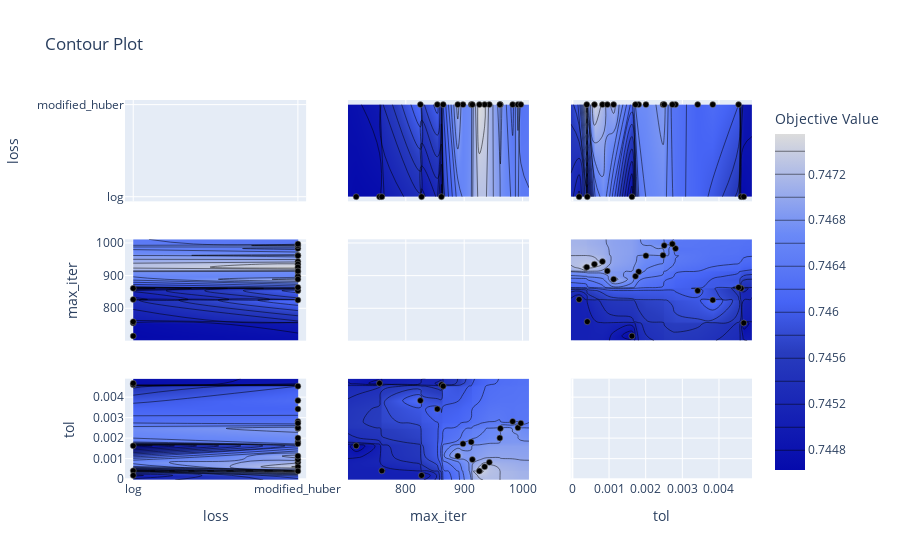

The cell this chart's notebook holds for it:
### Code cell
###################################################################################################
# Select parameters to visualize.
plot_contour(study, params=[ 'loss', 'tol', 'max_iter'])

### Figure 1 — Plotly figure (JSON) as saved in the notebook; plotly's stock layout.template omitted (floating-point values rounded to 4 significant figures; data arrays with more than 128 entries replaced by an {"elided": "..."} marker saying what was removed)
{"data": [{"type": "scatter", "xaxis": "x", "yaxis": "y"}, {"colorbar": {"title": {"text": "Objective Value"}}, "colorscale": [[0, "rgb(5,10,172)"], [0.35, "rgb(40,60,190)"], [0.5, "rgb(70,100,245)"], [0.6, "rgb(90,120,245)"], [0.7, "rgb(106,137,247)"], [1, "rgb(220,220,220)"]], "connectgaps": true, "contours": {"coloring": "heatmap"}, "hoverinfo": "none", "line": {"smoothing": 1.3}, "reversescale": false, "showscale": true, "type": "contour", "x": ["log", "modified_huber"], "xaxis": "x4", "y": [700.9, 715, 755, 759, 825, 827, 854, 861, 864, 889, 898, 912, 914, 926, 935, 943, 961, 962, 983, 992, 997, 1011.0], "yaxis": "y4", "z": [[null, null], [0.7446, null], [0.7447, null], [0.745, null], [null, 0.7462], [0.7449, null], [null, 0.7461], [0.7447, null], [null, 0.746], [null, 0.7471], [null, 0.7466], [null, 0.7467], [null, 0.7469], [null, 0.7476], [null, 0.7474], [null, 0.7472], [null, 0.7467], [null, 0.7469], [null, 0.7463], [null, 0.7469], [null, 0.7463], [null, null]]}, {"marker": {"color": "black", "line": {"color": "Grey", "width": 0.5}}, "mode": "markers", "showlegend": false, "type": "scatter", "x": ["modified_huber", "modified_huber", "log", "modified_huber", "modified_huber", "log", "log", "modified_huber", "modified_huber", "log", "modified_huber", "modified_huber", "modified_huber", "modified_huber", "modified_huber", "modified_huber", "modified_huber", "modified_huber", "log", "modified_huber"], "xaxis": "x4", "y": [825, 962, 715, 912, 854, 861, 755, 898, 864, 759, 983, 961, 992, 997, 943, 935, 926, 914, 827, 889], "yaxis": "y4"}, {"colorbar": {"title": {"text": "Objective Value"}}, "colorscale": [[0, "rgb(5,10,172)"], [0.35, "rgb(40,60,190)"], [0.5, "rgb(70,100,245)"], [0.6, "rgb(90,120,245)"], [0.7, "rgb(106,137,247)"], [1, "rgb(220,220,220)"]], "connectgaps": true, "contours": {"coloring": "heatmap"}, "hoverinfo": "none", "line": {"smoothing": 1.3}, "reversescale": false, "showscale": false, "type": "contour", "x": ["log", "modified_huber"], "xaxis": "x7", "y": [-4.151e-05, 0.0001832, 0.0003924, 0.0004066, 0.0006022, 0.0008203, 0.0009532, 0.001125, 0.001624, 0.001722, 0.001809, 0.002007, 0.002473, 0.002506, 0.002728, 0.002814, 0.003419, 0.003831, 0.004535, 0.004605, 0.004676, 0.004901], "yaxis": "y7", "z": [[null, null], [0.7449, null], [null, 0.7476], [0.745, null], [null, 0.7474], [null, 0.7472], [null, 0.7469], [null, 0.7471], [0.7446, null], [null, 0.7466], [null, 0.7467], [null, 0.7467], [null, 0.7469], [null, 0.7469], [null, 0.7463], [null, 0.7463], [null, 0.7461], [null, 0.7462], [null, 0.746], [0.7447, null], [0.7447, null], [null, null]]}, {"marker": {"color": "black", "line": {"color": "Grey", "width": 0.5}}, "mode": "markers", "showlegend": false, "type": "scatter", "x": ["modified_huber", "modified_huber", "log", "modified_huber", "modified_huber", "log", "log", "modified_huber", "modified_huber", "log", "modified_huber", "modified_huber", "modified_huber", "modified_huber", "modified_huber", "modified_huber", "modified_huber", "modified_huber", "log", "modified_huber"], "xaxis": "x7", "y": [0.003831, 0.002473, 0.001624, 0.001809, 0.003419, 0.004605, 0.004676, 0.001722, 0.004535, 0.0004066, 0.002814, 0.002007, 0.002506, 0.002728, 0.0008203, 0.0006022, 0.0003924, 0.0009532, 0.0001832, 0.001125], "yaxis": "y7"}, {"colorbar": {"title": {"text": "Objective Value"}}, "colorscale": [[0, "rgb(5,10,172)"], [0.35, "rgb(40,60,190)"], [0.5, "rgb(70,100,245)"], [0.6, "rgb(90,120,245)"], [0.7, "rgb(106,137,247)"], [1, "rgb(220,220,220)"]], "connectgaps": true, "contours": {"coloring": "heatmap"}, "hoverinfo": "none", "line": {"smoothing": 1.3}, "reversescale": false, "showscale": false, "type": "contour", "x": [700.9, 715, 755, 759, 825, 827, 854, 861, 864, 889, 898, 912, 914, 926, 935, 943, 961, 962, 983, 992, 997, 1011.0], "xaxis": "x2", "y": ["log", "modified_huber"], "yaxis": "y2", "z": [[null, 0.7446, 0.7447, 0.745, null, 0.7449, null, 0.7447, null, null, null, null, null, null, null, null, null, null, null, null, null, null], [null, null, null, null, 0.7462, null, 0.7461, null, 0.746, 0.7471, 0.7466, 0.7467, 0.7469, 0.7476, 0.7474, 0.7472, 0.7467, 0.7469, 0.7463, 0.7469, 0.7463, null]]}, {"marker": {"color": "black", "line": {"color": "Grey", "width": 0.5}}, "mode": "markers", "showlegend": false, "type": "scatter", "x": [825, 962, 715, 912, 854, 861, 755, 898, 864, 759, 983, 961, 992, 997, 943, 935, 926, 914, 827, 889], "xaxis": "x2", "y": ["modified_huber", "modified_huber", "log", "modified_huber", "modified_huber", "log", "log", "modified_huber", "modified_huber", "log", "modified_huber", "modified_huber", "modified_huber", "modified_huber", "modified_huber", "modified_huber", "modified_huber", "modified_huber", "log", "modified_huber"], "yaxis": "y2"}, {"type": "scatter", "xaxis": "x5", "yaxis": "y5"}, {"colorbar": {"title": {"text": "Objective Value"}}, "colorscale": [[0, "rgb(5,10,172)"], [0.35, "rgb(40,60,190)"], [0.5, "rgb(70,100,245)"], [0.6, "rgb(90,120,245)"], [0.7, "rgb(106,137,247)"], [1, "rgb(220,220,220)"]], "connectgaps": true, "contours": {"coloring": "heatmap"}, "hoverinfo": "none", "line": {"smoothing": 1.3}, "reversescale": false, "showscale": false, "type": "contour", "x": [700.9, 715, 755, 759, 825, 827, 854, 861, 864, 889, 898, 912, 914, 926, 935, 943, 961, 962, 983, 992, 997, 1011.0], "xaxis": "x8", "y": [-4.151e-05, 0.0001832, 0.0003924, 0.0004066, 0.0006022, 0.0008203, 0.0009532, 0.001125, 0.001624, 0.001722, 0.001809, 0.002007, 0.002473, 0.002506, 0.002728, 0.002814, 0.003419, 0.003831, 0.004535, 0.004605, 0.004676, 0.004901], "yaxis": "y8", "z": {"elided": "22x22 float values"}}, {"marker": {"color": "black", "line": {"color": "Grey", "width": 0.5}}, "mode": "markers", "showlegend": false, "type": "scatter", "x": [825, 962, 715, 912, 854, 861, 755, 898, 864, 759, 983, 961, 992, 997, 943, 935, 926, 914, 827, 889], "xaxis": "x8", "y": [0.003831, 0.002473, 0.001624, 0.001809, 0.003419, 0.004605, 0.004676, 0.001722, 0.004535, 0.0004066, 0.002814, 0.002007, 0.002506, 0.002728, 0.0008203, 0.0006022, 0.0003924, 0.0009532, 0.0001832, 0.001125], "yaxis": "y8"}, {"colorbar": {"title": {"text": "Objective Value"}}, "colorscale": [[0, "rgb(5,10,172)"], [0.35, "rgb(40,60,190)"], [0.5, "rgb(70,100,245)"], [0.6, "rgb(90,120,245)"], [0.7, "rgb(106,137,247)"], [1, "rgb(220,220,220)"]], "connectgaps": true, "contours": {"coloring": "heatmap"}, "hoverinfo": "none", "line": {"smoothing": 1.3}, "reversescale": false, "showscale": false, "type": "contour", "x": [-4.151e-05, 0.0001832, 0.0003924, 0.0004066, 0.0006022, 0.0008203, 0.0009532, 0.001125, 0.001624, 0.001722, 0.001809, 0.002007, 0.002473, 0.002506, 0.002728, 0.002814, 0.003419, 0.003831, 0.004535, 0.004605, 0.004676, 0.004901], "xaxis": "x3", "y": ["log", "modified_huber"], "yaxis": "y3", "z": [[null, 0.7449, null, 0.745, null, null, null, null, 0.7446, null, null, null, null, null, null, null, null, null, null, 0.7447, 0.7447, null], [null, null, 0.7476, null, 0.7474, 0.7472, 0.7469, 0.7471, null, 0.7466, 0.7467, 0.7467, 0.7469, 0.7469, 0.7463, 0.7463, 0.7461, 0.7462, 0.746, null, null, null]]}, {"marker": {"color": "black", "line": {"color": "Grey", "width": 0.5}}, "mode": "markers", "showlegend": false, "type": "scatter", "x": [0.003831, 0.002473, 0.001624, 0.001809, 0.003419, 0.004605, 0.004676, 0.001722, 0.004535, 0.0004066, 0.002814, 0.002007, 0.002506, 0.002728, 0.0008203, 0.0006022, 0.0003924, 0.0009532, 0.0001832, 0.001125], "xaxis": "x3", "y": ["modified_huber", "modified_huber", "log", "modified_huber", "modified_huber", "log", "log", "modified_huber", "modified_huber", "log", "modified_huber", "modified_huber", "modified_huber", "modified_huber", "modified_huber", "modified_huber", "modified_huber", "modified_huber", "log", "modified_huber"], "yaxis": "y3"}, {"colorbar": {"title": {"text": "Objective Value"}}, "colorscale": [[0, "rgb(5,10,172)"], [0.35, "rgb(40,60,190)"], [0.5, "rgb(70,100,245)"], [0.6, "rgb(90,120,245)"], [0.7, "rgb(106,137,247)"], [1, "rgb(220,220,220)"]], "connectgaps": true, "contours": {"coloring": "heatmap"}, "hoverinfo": "none", "line": {"smoothing": 1.3}, "reversescale": false, "showscale": false, "type": "contour", "x": [-4.151e-05, 0.0001832, 0.0003924, 0.0004066, 0.0006022, 0.0008203, 0.0009532, 0.001125, 0.001624, 0.001722, 0.001809, 0.002007, 0.002473, 0.002506, 0.002728, 0.002814, 0.003419, 0.003831, 0.004535, 0.004605, 0.004676, 0.004901], "xaxis": "x6", "y": [700.9, 715, 755, 759, 825, 827, 854, 861, 864, 889, 898, 912, 914, 926, 935, 943, 961, 962, 983, 992, 997, 1011.0], "yaxis": "y6", "z": {"elided": "22x22 float values"}}, {"marker": {"color": "black", "line": {"color": "Grey", "width": 0.5}}, "mode": "markers", "showlegend": false, "type": "scatter", "x": [0.003831, 0.002473, 0.001624, 0.001809, 0.003419, 0.004605, 0.004676, 0.001722, 0.004535, 0.0004066, 0.002814, 0.002007, 0.002506, 0.002728, 0.0008203, 0.0006022, 0.0003924, 0.0009532, 0.0001832, 0.001125], "xaxis": "x6", "y": [825, 962, 715, 912, 854, 861, 755, 898, 864, 759, 983, 961, 992, 997, 943, 935, 926, 914, 827, 889], "yaxis": "y6"}, {"type": "scatter", "xaxis": "x9", "yaxis": "y9"}], "layout": {"title": {"text": "Contour Plot"}, "xaxis": {"anchor": "y", "domain": [0, 0.2889], "matches": "x7", "range": [-0.05, 1.05], "showticklabels": false, "type": "category"}, "xaxis2": {"anchor": "y2", "domain": [0.3556, 0.6444], "matches": "x8", "range": [700.9, 1011.0], "showticklabels": false}, "xaxis3": {"anchor": "y3", "domain": [0.7111, 1], "matches": "x9", "range": [-4.151e-05, 0.004901], "showticklabels": false}, "xaxis4": {"anchor": "y4", "domain": [0, 0.2889], "matches": "x7", "range": [-0.05, 1.05], "showticklabels": false, "type": "category"}, "xaxis5": {"anchor": "y5", "domain": [0.3556, 0.6444], "matches": "x8", "range": [700.9, 1011.0], "showticklabels": false}, "xaxis6": {"anchor": "y6", "domain": [0.7111, 1], "matches": "x9", "range": [-4.151e-05, 0.004901], "showticklabels": false}, "xaxis7": {"anchor": "y7", "domain": [0, 0.2889], "range": [-0.05, 1.05], "title": {"text": "loss"}, "type": "category"}, "xaxis8": {"anchor": "y8", "domain": [0.3556, 0.6444], "range": [700.9, 1011.0], "title": {"text": "max_iter"}}, "xaxis9": {"anchor": "y9", "domain": [0.7111, 1], "range": [-4.151e-05, 0.004901], "title": {"text": "tol"}}, "yaxis": {"anchor": "x", "domain": [0.7333, 1], "range": [-0.05, 1.05], "title": {"text": "loss"}, "type": "category"}, "yaxis2": {"anchor": "x2", "domain": [0.7333, 1], "matches": "y", "range": [-0.05, 1.05], "showticklabels": false, "type": "category"}, "yaxis3": {"anchor": "x3", "domain": [0.7333, 1], "matches": "y", "range": [-0.05, 1.05], "showticklabels": false, "type": "category"}, "yaxis4": {"anchor": "x4", "domain": [0.3667, 0.6333], "range": [700.9, 1011.0], "title": {"text": "max_iter"}}, "yaxis5": {"anchor": "x5", "domain": [0.3667, 0.6333], "matches": "y4", "range": [700.9, 1011.0], "showticklabels": false}, "yaxis6": {"anchor": "x6", "domain": [0.3667, 0.6333], "matches": "y4", "range": [700.9, 1011.0], "showticklabels": false}, "yaxis7": {"anchor": "x7", "domain": [0, 0.2667], "range": [-4.151e-05, 0.004901], "title": {"text": "tol"}}, "yaxis8": {"anchor": "x8", "domain": [0, 0.2667], "matches": "y7", "range": [-4.151e-05, 0.004901], "showticklabels": false}, "yaxis9": {"anchor": "x9", "domain": [0, 0.2667], "matches": "y7", "range": [-4.151e-05, 0.004901], "showticklabels": false}}}
